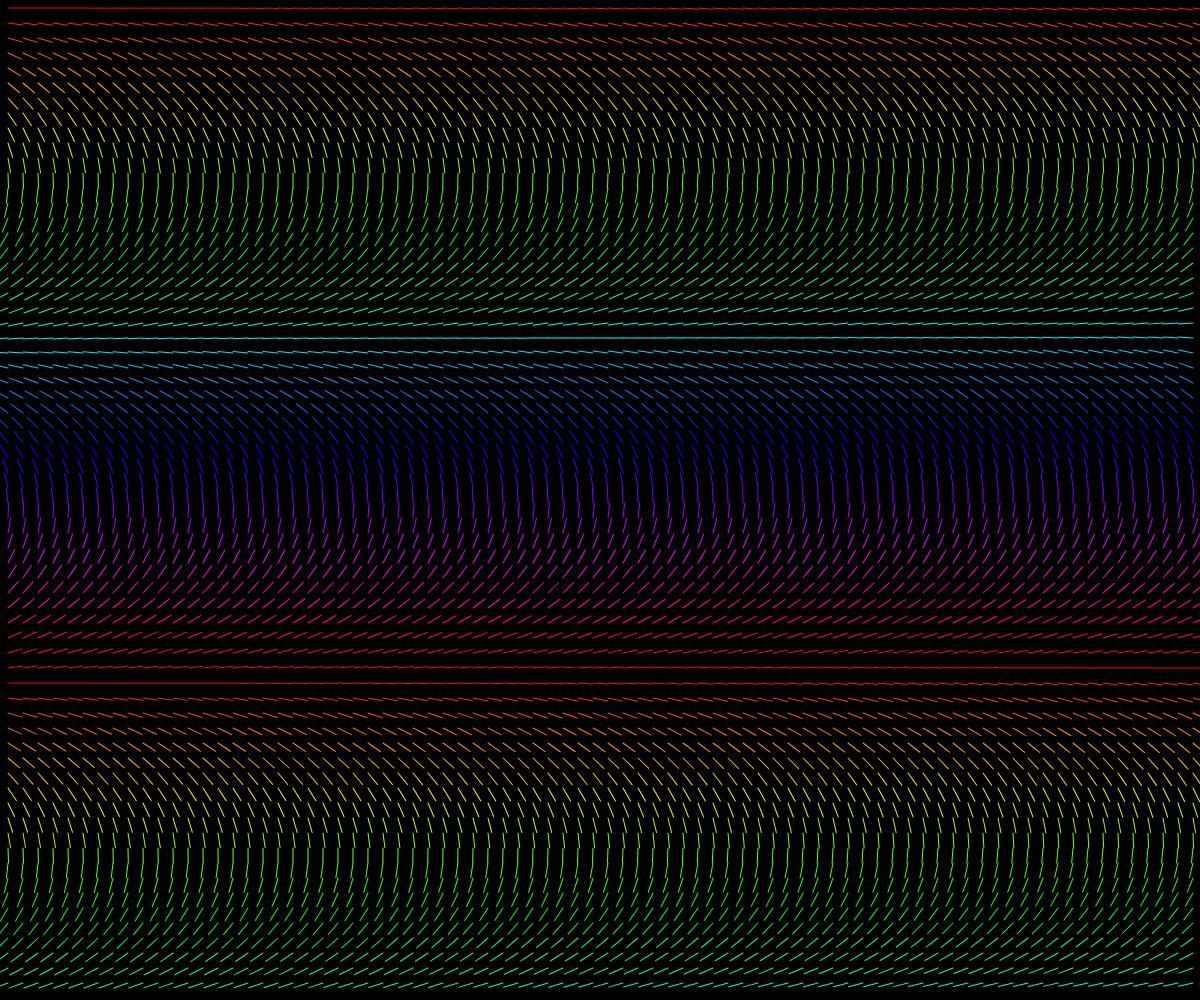
Frame 1 (no input)
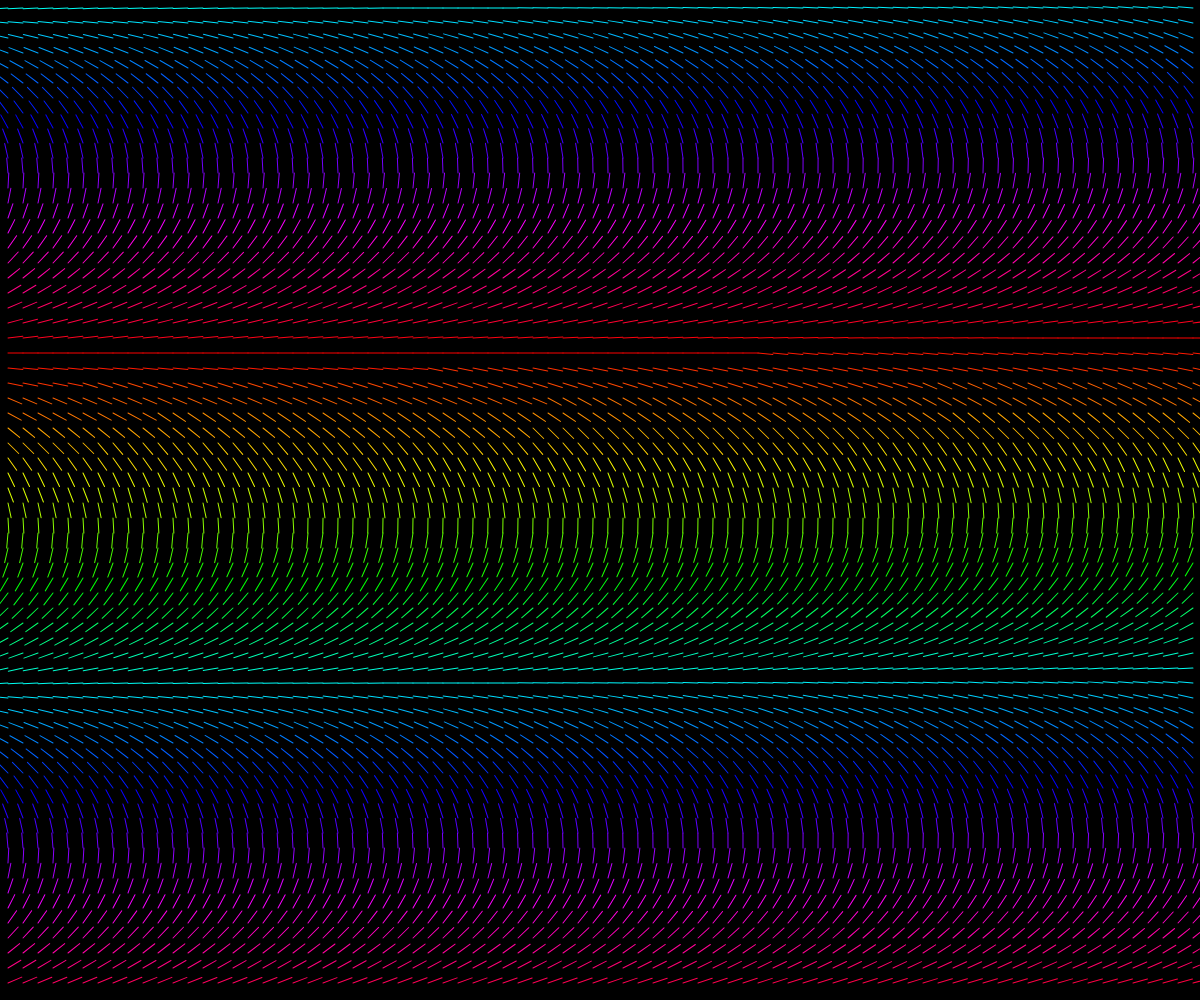
Frame 60 (no input)
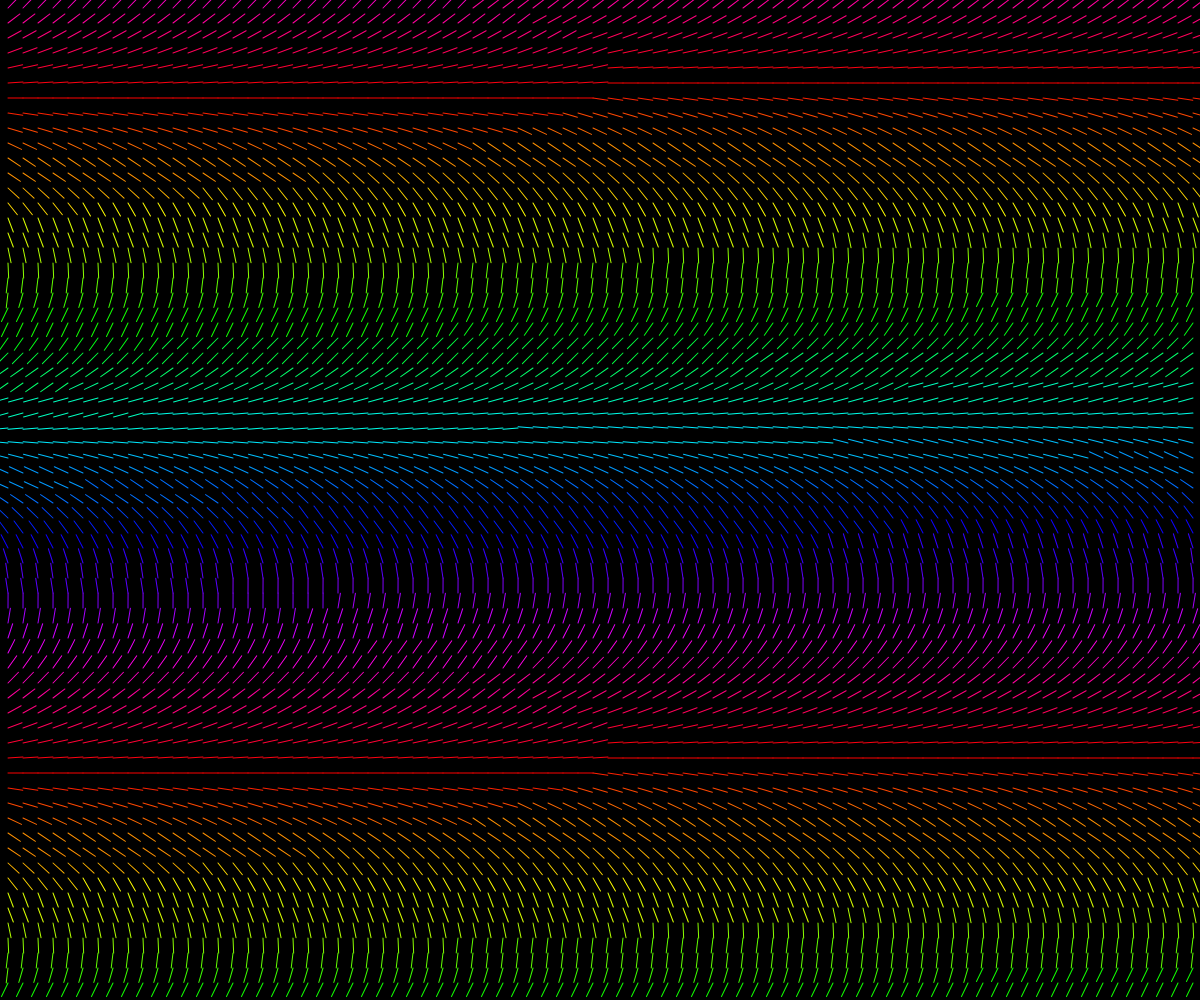
Frame 120 (the mouse pressed at the canvas centre since frame 60)

The p5.js sketch that drew these frames (run headless with seeded random() and noise() and a simulated clock; from frame 60 on, the mouse is pressed at the canvas centre):

// p5.js sketch
// ── sketch.js

class Clock {
  constructor(xpos, ypos, width,length, angle) {
    this.xpos = xpos;
    this.ypos = ypos;
    this.width = width;
    this.length = length;
    this.angle = angle;
  }

  draw(){
    let v1 = createVector(this.xpos, this.ypos);
    let v2 = createVector(this.xpos+this.length, this.ypos);

    push();
    stroke(colors[Math.round(this.angle)]);
    strokeWeight(map(this.angle+this.x, 0, 360+window.innerWidth, 1, 10));
    translate(v1.x, v1.y);
    rotate(this.angle);
    translate(-v1.x, -v1.y);
    let r0 = line(v1.x, v1.y, v2.x, v2.y);
    pop();
  }
}

let clocks = Array();
let width = window.innerWidth;
let height = window.innerHeight;
let clockHeight = 15;
let clockWidth = clockHeight;
let colors = Array();
function setup() {
  colorMode(HSB); 

  for(var i = 0; i < 362; i++){
    colors.push(color(i,100,100));
  }
  createCanvas(width, height);
  angleMode(DEGREES);
  let numberOfClocksW = Math.floor(width/clockWidth);
  let numberOfClocksH = Math.floor(height/clockHeight);
  let angleCnt = 0;

  for(let row = 0; row < numberOfClocksH; row++){
    for(let col = 0; col < numberOfClocksW; col ++){
      let x = (col*clockWidth)+Math.round(clockWidth/2);
      let y = (row*clockHeight)+Math.round(clockHeight/2);
      clocks.push(new Clock(x,y,1,clockWidth,angleCnt));
      angleCnt = angleCnt+0.1;
      if(angleCnt > 360){
        angleCnt = 0;
      }
    }
  }

}

let angleAddition = 0.1
let direction = 0.1;
function draw() {
  background(0);
  clocks.forEach(clock => {
    clock.draw();
    let addition = clock.angle+angleAddition;
    if(addition > 360){
      addition = 0;
    }
    clock.angle = addition;
  });
  angleAddition = angleAddition+direction;
  if(angleAddition > 10){
    direction = -direction;
    console.log("flipping");
  }else if(angleAddition <= 0){
    direction = -direction;
  }
}
